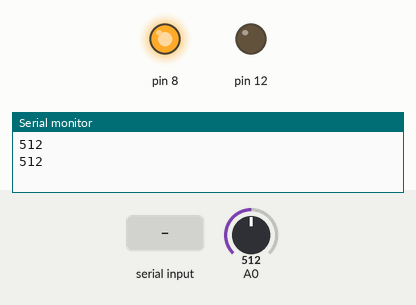
Bench run of a sketch on a simulated Arduino Uno, built with avr-gcc and run on an emulated ATmega328P. Parts: output pins drawn as LEDs (lit = HIGH), the last lines printed to the serial monitor. The inputs (shaded band) are chosen by the test bench; at power-on: A0 = 512.

Above: at 1.2 s.
1.3 s: A0 set to 483
At 2.4 s:
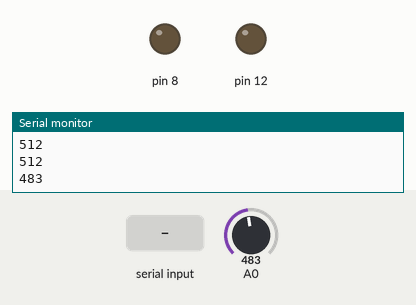
3.5 s: "2" received over Serial
At 4.8 s:
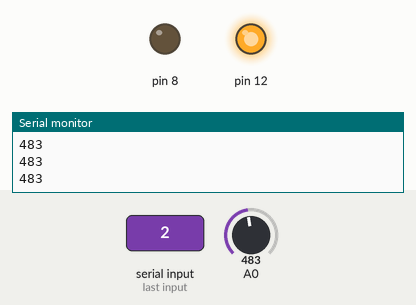
6.5 s: A0 set to 710
At 7.5 s:
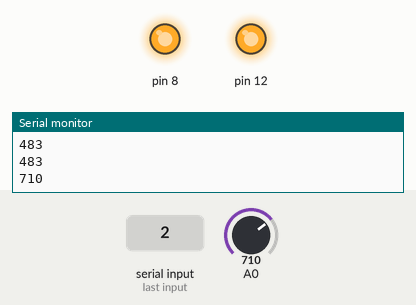
8.5 s: A0 set to 689
At 10.2 s:
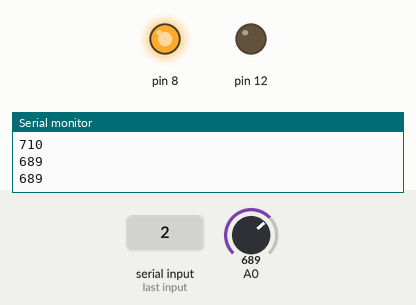
10.5 s: A0 set to 716
At 11.7 s:
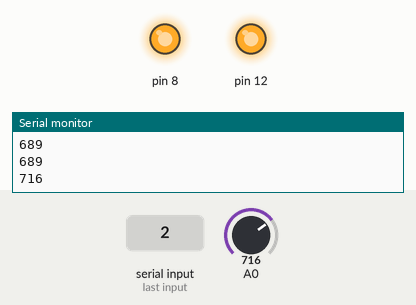
Timing chart, 0 to 13.5 s (numbered marks = the images above; inputs shaded):
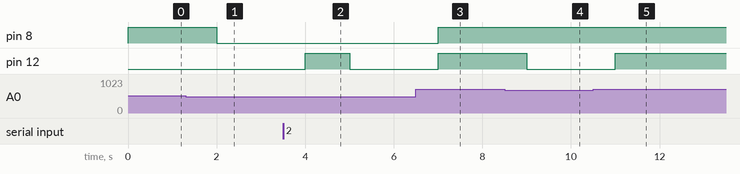

The sketch:

cds_serialLED_0309_.ino
```cpp
void setup() {
  // put your setup code here, to run once:
  Serial.begin(9600);
  pinMode(8, OUTPUT);
  pinMode(12, OUTPUT);

}

void loop() {
  // put your main code here, to run repeatedly:
  int value = analogRead(A0);
  Serial.println(value);
  if(value > 500){
    digitalWrite(8, 1);
  } else{
    digitalWrite(8, 0);
  }

  if(value > 700){
    digitalWrite(12, 1);
  } else{
    digitalWrite(12, 0);
  }
  if(Serial.available()){
    int swt = (int)Serial.read();
    if(swt == 49){
    digitalWrite(8, 1);
    }else if(swt == 48){
    digitalWrite(8, 0);
    }else if(swt == 50){
      digitalWrite(12, 1);
    }
    else {
      digitalWrite(12, 0);
    }
   }

  delay(1000);
}
```

Measured:
- the behaviour switches between 501 and 500 on A0 (found by bisection; images 0 and 1)
- the behaviour switches between 701 and 700 on A0 (found by bisection; images 3 and 4)
- after the input at 1.3 s, pin 8: HIGH → LOW after 0.70 s
- after the input at 3.5 s, pin 12: LOW → HIGH after 0.50 s, → LOW 1.0 s later
- after the input at 6.5 s, pin 8, pin 12: LOW → HIGH after 0.50 s
- after the input at 8.5 s, pin 12: HIGH → LOW after 0.50 s
- after the input at 10.5 s, pin 12: LOW → HIGH after 0.50 s
